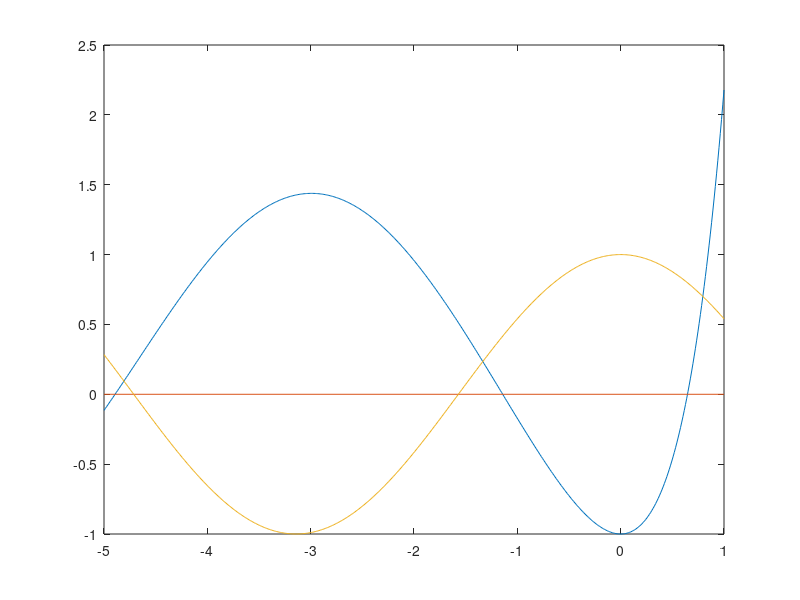

Reproduce this figure in MATLAB. (Note: this script raises an error after producing the figure.)
%% Autor: Salvador Sánchez-Pedreño
%% Ejercicio 1, examen práctico CN1V, Junio 2022
%% Ejemplo de aplicación del método de newton con aproximación de la derivada en cinco puntos
%% Comparación con el método de Newtoon estándar, en una función con ceros simples y en otra con un cero doble.

clear all
close all
clc

output_precision(16)

addpath('../Biblioteca');

g=@(x) x.^2.*exp(x)-cos(x);
dg=@(x) x.*exp(x).*(2+x)+sin(x);

z=linspace(-5,1,500);
figure(1)
plot(z,g(z),[-5,1],[0,0])
hold on
plot(z,cos(z))
hold on

display('Función x^2exp(x)-cox(x)')
h=0.001;
x0=[1,-pi/2,-3*pi/2];
sol1=zeros(3);
iter1=zeros(3);
for k=1:3   
 [sol1(k),f,iter1(k)]=newtonAprox5p(g,x0(k),h,1E-14,100,0); 
 sol1(k)
 display('')
endfor 
sol2=zeros(3);
iter2=zeros(3);
for k=1:3  
 [sol2(k),f,iter2(k)]=newton(g,dg,x0(k),1E-14,100,0); 
 display('')
endfor 
fmt='Iteraciones: %3u\t\t  Aproximación: %15.15e\n';
for k=1:3
printf(fmt,iter1(k),sol1(k))
printf(fmt,iter2(k),sol2(k))
endfor
plot(sol1,g(sol1),'*')

%% Segunda función
q=@(x) 1-x.*exp(1-x);
dq=@(x) exp(1-x).*(x-1);

display('')
display('Función 1-xexp(1-x)')
x0=3;
[sol1,f,iter1]=newtonAprox5p(q,x0,h,1E-12,100,0); 
[sol2,f,iter2]=newton(q,dq,x0,1E-12,100,0); 
printf(fmt,iter1,sol1)
printf(fmt,iter2,sol2)





rmpath('../Biblioteca');